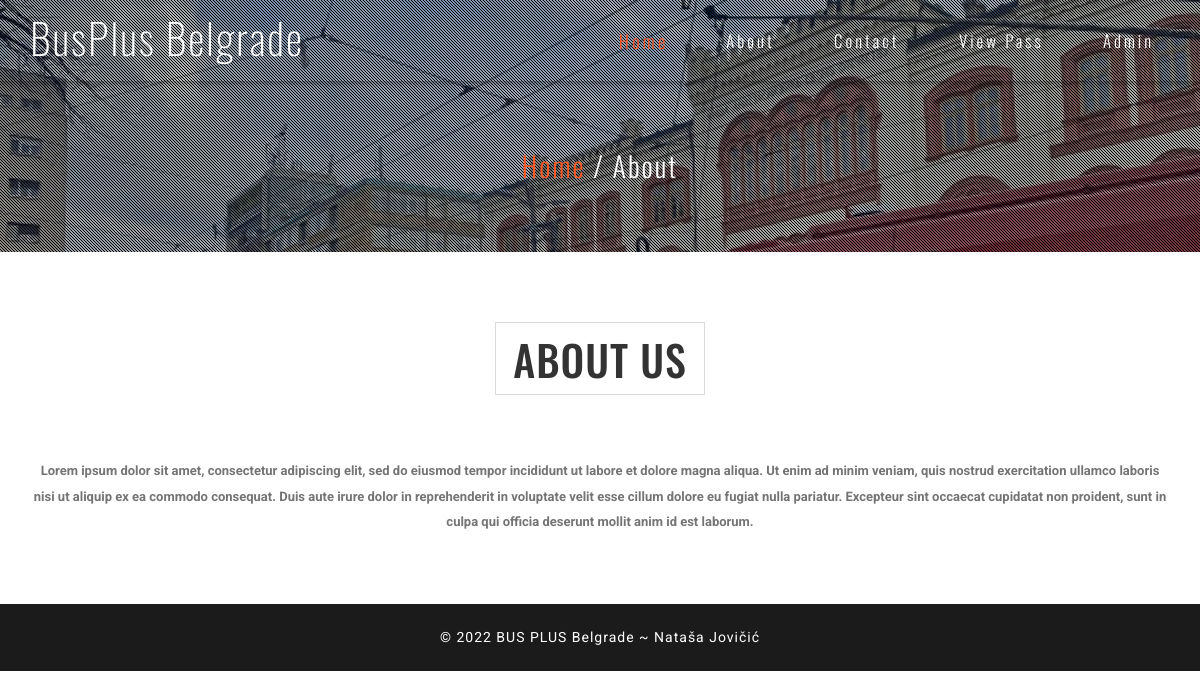
Page /about.php on the committed database.
### tables this page shows
CREATE TABLE `tblpage` (
  `ID` int(10) NOT NULL,
  `PageType` varchar(200) DEFAULT NULL,
  `PageTitle` varchar(200) DEFAULT NULL,
  `PageDescription` mediumtext DEFAULT NULL,
  `Email` varchar(200) DEFAULT NULL,
  `MobileNumber` bigint(10) DEFAULT NULL,
  `UpdationDate` timestamp NOT NULL DEFAULT current_timestamp() ON UPDATE current_timestamp()
);

### about.php (the view, shortened to what this page needs)
<?php
include('includes/dbconnection.php');
?>
<!DOCTYPE html>
<html lang="en">
<head>
	<link href="css/bootstrap.css" type="text/css" rel="stylesheet" media="all">
	<link href="css/style.css" type="text/css" rel="stylesheet" media="all">
	<link href="css/font-awesome.css" rel="stylesheet">
</head>
<body>
	<div class="agileits-banner">
		<div class="bnr-agileinfo">
			<?php include_once('includes/header.php'); ?>
			<div class="banner-text agileinfo about-bnrtext">
				<div class="container">
					<h2><a href="index.php">Home</a> / About</h2>
				</div>
			</div>
		</div>
	</div>
	<div class="welcome" id="welcome">
		<?php
		$sql = "SELECT * from tblpage where PageType='aboutus'";
		$query = $dbh->prepare($sql);
		$query->execute();
		$results = $query->fetchAll(PDO::FETCH_OBJ);
		$cnt = 1;
		if ($query->rowCount() > 0) {
			foreach ($results as $row) {               ?>
				<div class="container">
					<div class="agileits-title">
						<h3><?php echo $row->PageTitle; ?></h3>
					</div>
					<div class="welcomerow-agileinfo">
						<p><?php echo $row->PageDescription; ?></p>
					</div>
				</div> <?php $cnt = $cnt + 1;
					}
				} ?>
	</div>
	<?php include_once('includes/footer.php'); ?>
</body>
</html>

### css/style.css (style rules this page uses)
body { margin:0; font-family: 'Roboto', sans-serif; background: #fff; }
body a { transition: 0.5s all; -webkit-transition: 0.5s all; -moz-transition: 0.5s all; -o-transition: 0.5s all; -ms-transition: 0.5s all; text-decoration:none; outline:none; }
h1,h2,h3,h4,h5,h6 { margin:0; font-family: 'Oswald', sans-serif; }
p { margin:0; }
.agileits-banner { background:url(../images/bg.jpg)no-repeat center 0px; -webkit-background-size:cover; -moz-background-size:cover; -o-background-size:cover; -ms-background-size:cover; background-size:cover; position: relative; }
.bnr-agileinfo { background: url(../images/overlay.png)rgba(0, 0, 0, 0.25) repeat 0px 0px; }
.banner-text { padding: 21em 0; }
.welcome,.services,.gallery,.team,.subscribe,.contact,.testimonials,.video,.codes { padding: 5em 0; }
.agileits-title { text-align: center; }
.agileits-title h3 { font-size: 3em; text-transform: uppercase; margin-bottom: 1.5em; display: inline-block; border: 1px solid #dadada; padding: .3em 0.4em; letter-spacing: 1px; color:#333; }
P { font-size: 1em; color: #777; line-height: 1.8em; }
.welcomerow-agileinfo { text-align: center; }
.banner-text.agileinfo.about-bnrtext { padding: 5em 0; text-align: center; }
.banner-text.agileinfo.about-bnrtext h2 { font-size: 2em; color: #fff; font-weight: 300; letter-spacing: 2px; }
.banner-text.agileinfo.about-bnrtext h2 a { color: #FF5722; display: inline-block; -webkit-transition:.5s all; -moz-transition:.5s all; -o-transition:.5s all; -ms-transition:.5s all; transition:.5s all; }
@media (max-width:1280px) { .banner-text { padding: 16em 0; } }

### rows in the picture
tblpage: PageTitle "ABOUT US", PageDescription "Lorem ipsum dolor sit amet, consectetur adipiscing elit, sed do eiusmod tempor incididunt ut labore et dolore magna aliqua. Ut enim ad minim veniam, quis nostrud exercitation ullamco laboris nisi ut aliquip ex ea commodo consequat. Duis aute irure dolor in reprehenderit in voluptate velit esse cillum dolore eu fugiat nulla pariatur. Excepteur sint occaecat cupidatat non proident, sunt in culpa qui officia deserunt mollit anim id est laborum."
